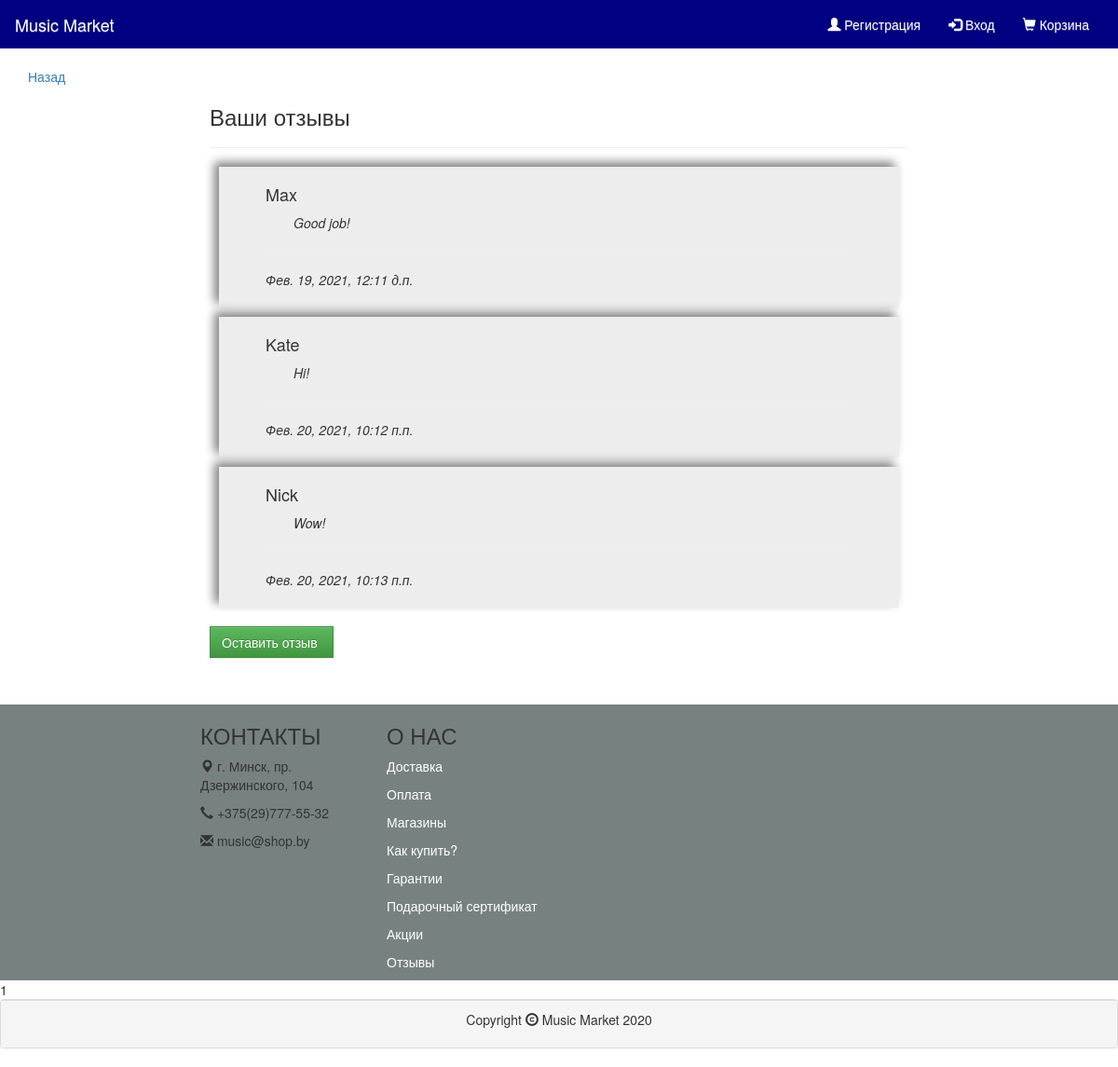
/review/, run on the app's committed database.
### music_market/models.py (models this page shows, shortened)
class Review(models.Model):
    author = models.CharField(max_length=64)
    text = models.TextField()
    date = models.DateTimeField(default=timezone.now)
    class Meta:
        verbose_name = 'Отзыв'
        verbose_name_plural = 'Отзывы'

### music_market/views.py (the view)
# urls.py: path('review/', review, name='review'),
def review(request):
    reviews = Review.objects.all()
    return render(request, 'product/reviews.html', {'reviews': reviews,
                                                    })

### music_market/templates/product/reviews.html (shortened to what this page needs)
{% extends 'product/base.html' %}
{% block content %}
<div class="container">
    <a href="{{request.META.HTTP_REFERER}}">Назад</a>
    <div class="row">
        <div class="col-sm-2">
        </div>
         <div class="col-sm-8">
          <h3>Ваши отзывы</h3>
          <hr>
          {% for review in reviews %}
             <div class="comments" style="padding:10px 50px 10px 50px; margin-top:10px; background-color:#ededed">
                <h4>{{review.author}}</h4>
                <p style="padding-left:30px"><i>{{review.text}}</i></p>
                <hr>
                <p><i>{{review.date}}</i></p>
             </div>
          {% endfor %}
            <div style="text-align: left; border: 0px solid #666; margin-top:20px">
                       <a class="btn btn-success" style="border-radius: 0"
                          href="{% url 'add_review' %}">
                           Оставить отзыв </a>
            </div>
         </div>
        <div class="col-sm-2">
        </div>
    </div>
</div>
{% endblock %}

### static/css/styles.css (style rules this page uses)
.comments { background-color:gray; padding-top: 10px; padding-left: 50px; margin: 10px; box-shadow: -5px -5px 10px gray; }

### data on the page
Review: author "Max", text "Good job!", date "Фев. 19, 2021, 12:11 д.п."
Review: author "Kate", text "Hi!", date "Фев. 20, 2021, 10:12 п.п."
Review: author "Nick", text "Wow!", date "Фев. 20, 2021, 10:13 п.п."
